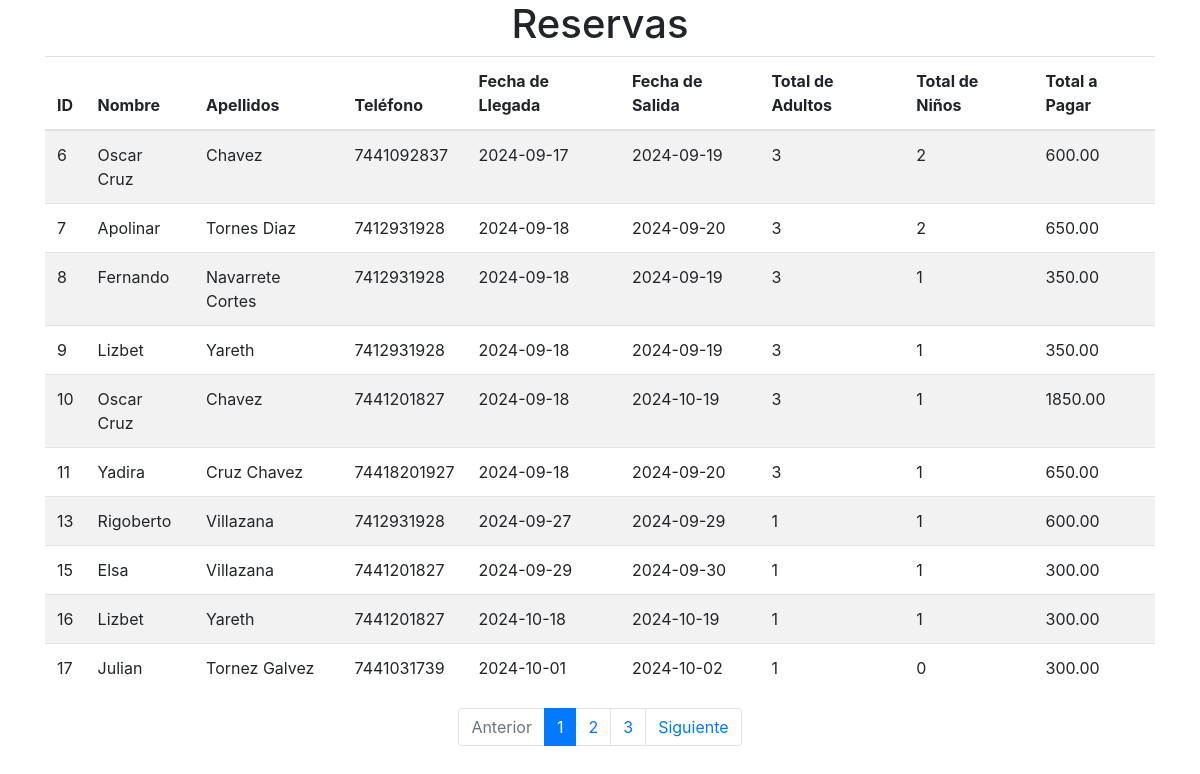
Page /usuarios/recepcionista/reservas.php on the committed database.
### tables this page shows
CREATE TABLE `reservas` (
  `id` int NOT NULL,
  `id_cliente` int DEFAULT NULL,
  `id_habitacion` int DEFAULT NULL,
  `fecha_llegada` date DEFAULT NULL,
  `fecha_salida` date DEFAULT NULL,
  `total_adultos` int DEFAULT NULL,
  `total_ninos` int DEFAULT NULL,
  `total_pagar` decimal(10,2) DEFAULT NULL
);

CREATE TABLE `cliente` (
  `id` int NOT NULL,
  `nombre` varchar(100) DEFAULT NULL,
  `apellidos` varchar(100) DEFAULT NULL,
  `telefono` varchar(15) DEFAULT NULL
);

### usuarios/recepcionista/reservas.php (the view, shortened to what this page needs)
<?php
include("../../database/conexion.php");
function obtenerTodasLasReservas() {
    global $conexion;
    try {
        $consulta = "
            SELECT
                r.id AS reserva_id,
                c.nombre AS cliente_nombre,
                c.apellidos AS cliente_apellidos,
                c.telefono AS cliente_telefono,
                r.fecha_llegada,
                r.fecha_salida,
                r.total_adultos,
                r.total_ninos,
                r.total_pagar
            FROM
                reservas r
            JOIN
                cliente c ON r.id_cliente = c.id
        ";
        $stmt = $conexion->query($consulta);
        return $stmt->fetchAll(PDO::FETCH_ASSOC);
    } catch (PDOException $e) {
        echo 'Error al obtener reservas: ' . $e->getMessage();
        return array();
    }
}
$registrosPorPagina = 10;
$totalRegistros = count(obtenerTodasLasReservas());
$totalPaginas = ceil($totalRegistros / $registrosPorPagina);
$paginaActual = isset($_GET['pagina']) ? $_GET['pagina'] : 1;
$indiceInicial = ($paginaActual - 1) * $registrosPorPagina;
$reservas = obtenerTodasLasReservas();
$reservasPaginadas = array_slice($reservas, $indiceInicial, $registrosPorPagina);
?>
<!DOCTYPE html>
<html lang="es">
<head>
    <link href="https://maxcdn.bootstrapcdn.com/bootstrap/4.5.2/css/bootstrap.min.css" rel="stylesheet">
</head>
<body>
    <div class="container">
        <h1 class="text-center">Reservas</h1>
        <div class="table-responsive">
            <table class="table table-striped">
                <thead>
                    <tr>
                        <th>ID</th>
                        <th>Nombre</th>
                        <th>Apellidos</th>
                        <th>Teléfono</th>
                        <th>Fecha de Llegada</th>
                        <th>Fecha de Salida</th>
                        <th>Total de Adultos</th>
                        <th>Total de Niños</th>
                        <th>Total a Pagar</th>
                    </tr>
                </thead>
                <tbody>
                    <?php foreach ($reservasPaginadas as $reserva): ?>
                        <tr>
                            <td><?php echo $reserva['reserva_id']; ?></td>
                            <td><?php echo $reserva['cliente_nombre']; ?></td>
                            <td><?php echo $reserva['cliente_apellidos']; ?></td>
                            <td><?php echo $reserva['cliente_telefono']; ?></td>
                            <td><?php echo $reserva['fecha_llegada']; ?></td>
                            <td><?php echo $reserva['fecha_salida']; ?></td>
                            <td><?php echo $reserva['total_adultos']; ?></td>
                            <td><?php echo $reserva['total_ninos']; ?></td>
                            <td><?php echo $reserva['total_pagar']; ?></td>
                        </tr>
                    <?php endforeach; ?>
                </tbody>
            </table>
            <?php if ($totalPaginas > 1): ?>
                <nav>
                    <ul class="pagination justify-content-center">
                        <li class="page-item <?php echo ($paginaActual <= 1) ? 'disabled' : ''; ?>">
                            <a class="page-link" href="#" onclick="loadContent('./reservas.php?pagina=<?php echo ($paginaActual - 1); ?>')">Anterior</a>
                        </li>
                        <?php for ($i = 1; $i <= $totalPaginas; $i++): ?>
                            <li class="page-item <?php echo ($paginaActual == $i) ? 'active' : ''; ?>">
                                <a class="page-link" href="#" onclick="loadContent('./reservas.php?pagina=<?php echo $i; ?>')"><?php echo $i; ?></a>
                            </li>
                        <?php endfor; ?>
                        <li class="page-item <?php echo ($paginaActual >= $totalPaginas) ? 'disabled' : ''; ?>">
                            <a class="page-link" href="#" onclick="loadContent('./reservas.php?pagina=<?php echo ($paginaActual + 1); ?>')">Siguiente</a>
                        </li>
                    </ul>
                </nav>
            <?php endif; ?>
        </div>
    </div>
</body>
</html>

### rows in the picture
reservas: id "6", id_cliente.nombre "Oscar Cruz", id_cliente.apellidos "Chavez", id_cliente.telefono "7441092837", fecha_llegada "2024-09-17", fecha_salida "2024-09-19", total_adultos "3", total_ninos "2", total_pagar "600.00"
reservas: id "7", id_cliente.nombre "Apolinar", id_cliente.apellidos "Tornes Diaz", id_cliente.telefono "7412931928", fecha_llegada "2024-09-18", fecha_salida "2024-09-20", total_adultos "3", total_ninos "2", total_pagar "650.00"
reservas: id "8", id_cliente.nombre "Fernando", id_cliente.apellidos "Navarrete Cortes", id_cliente.telefono "7412931928", fecha_llegada "2024-09-18", fecha_salida "2024-09-19", total_adultos "3", total_ninos "1", total_pagar "350.00"
reservas: id "9", id_cliente.nombre "Lizbet", id_cliente.apellidos "Yareth", id_cliente.telefono "7412931928", fecha_llegada "2024-09-18", fecha_salida "2024-09-19", total_adultos "3", total_ninos "1", total_pagar "350.00"
reservas: id "10", id_cliente.nombre "Oscar Cruz", id_cliente.apellidos "Chavez", id_cliente.telefono "7441201827", fecha_llegada "2024-09-18", fecha_salida "2024-10-19", total_adultos "3", total_ninos "1", total_pagar "1850.00"
reservas: id "11", id_cliente.nombre "Yadira", id_cliente.apellidos "Cruz Chavez", id_cliente.telefono "74418201927", fecha_llegada "2024-09-18", fecha_salida "2024-09-20", total_adultos "3", total_ninos "1", total_pagar "650.00"
reservas: id "13", id_cliente.nombre "Rigoberto", id_cliente.apellidos "Villazana", id_cliente.telefono "7412931928", fecha_llegada "2024-09-27", fecha_salida "2024-09-29", total_adultos "1", total_ninos "1", total_pagar "600.00"
reservas: id "15", id_cliente.nombre "Elsa", id_cliente.apellidos "Villazana", id_cliente.telefono "7441201827", fecha_llegada "2024-09-29", fecha_salida "2024-09-30", total_adultos "1", total_ninos "1", total_pagar "300.00"
reservas: id "16", id_cliente.nombre "Lizbet", id_cliente.apellidos "Yareth", id_cliente.telefono "7441201827", fecha_llegada "2024-10-18", fecha_salida "2024-10-19", total_adultos "1", total_ninos "1", total_pagar "300.00"
reservas: id "17", id_cliente.nombre "Julian", id_cliente.apellidos "Tornez Galvez", id_cliente.telefono "7441031739", fecha_llegada "2024-10-01", fecha_salida "2024-10-02", total_adultos "1", total_ninos "0", total_pagar "300.00"
